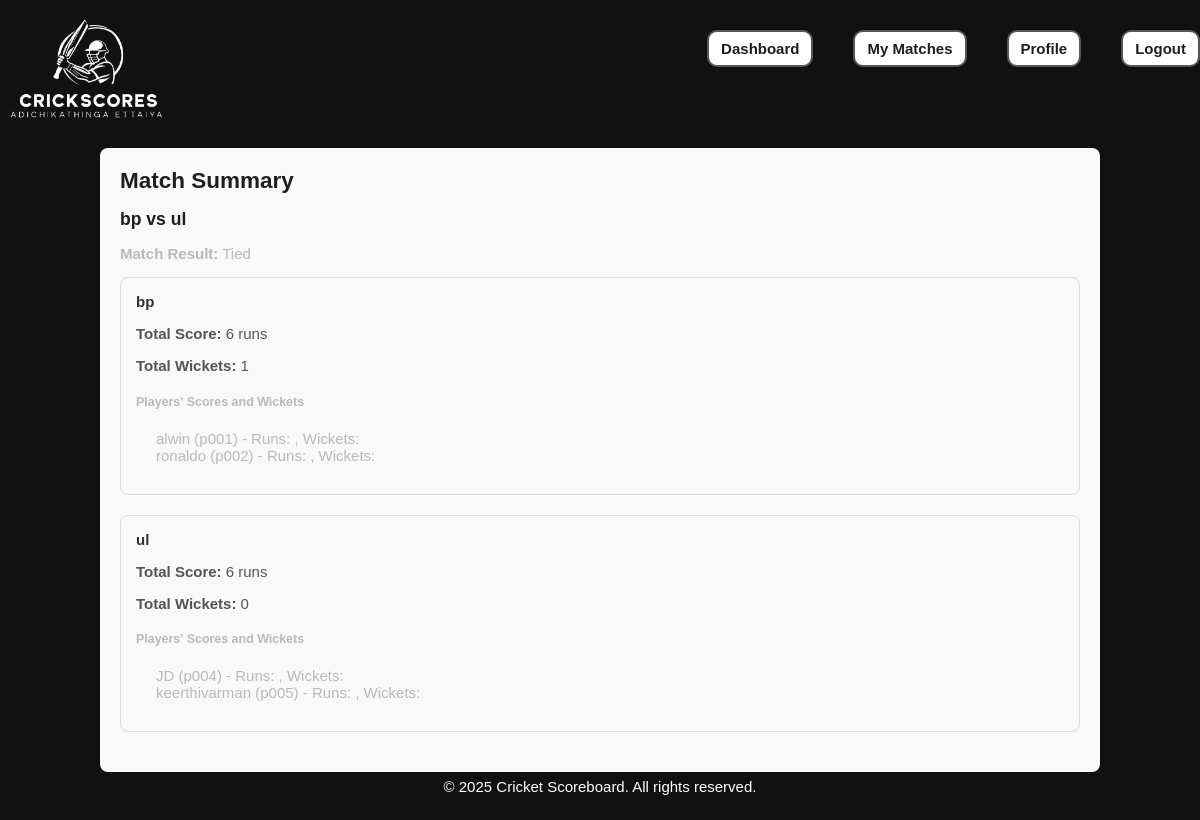
/match_summary.php?match_id=5 (signed in), run on the app's committed database.
### tables this page shows
CREATE TABLE `matches` (
  `match_id` int(11) NOT NULL,
  `team1_name` varchar(255) NOT NULL,
  `team2_name` varchar(255) NOT NULL,
  `team1_players` text,
  `team2_players` text,
  `overs` int(11) NOT NULL,
  `wickets_allowed` int(11) NOT NULL,
  `toss_winner_team` varchar(255) DEFAULT NULL,
  `batting_team` varchar(255) DEFAULT NULL,
  `bowling_team` varchar(255) DEFAULT NULL,
  `match_date` timestamp NOT NULL DEFAULT CURRENT_TIMESTAMP
);

### functions.php (called while the page is built, shortened)
<?php
function getPlayerName($conn, $playerId) {
    $sql = "SELECT name FROM users WHERE player_id = ?";
    $stmt = $conn->prepare($sql);
    $stmt->bind_param("s", $playerId);
    $stmt->execute();
    $result = $stmt->get_result();
    if ($result->num_rows > 0) {
        $row = $result->fetch_assoc();
        return $row['name'];
    } else {
        return null;
    }
}
function getMatchDetails($conn, $matchId) {
    $sql = "SELECT * FROM matches WHERE match_id = ?";
    $stmt = $conn->prepare($sql);
    $stmt->bind_param("i", $matchId);
    $stmt->execute();
    $result = $stmt->get_result();
    if ($result->num_rows > 0) {
        return $result->fetch_assoc();
    } else {
        return null;
    }
}
?>

### match_summary.php (the view, shortened to what this page needs)
<?php
include_once '../includes/header.php';
$match_id = $_GET['match_id'];
$match_details = getMatchDetails($conn, $match_id);
$team1_players_ids = explode(',', $match_details['team1_players']);
$team2_players_ids = explode(',', $match_details['team2_players']);
function getPlayerStats($conn, $match_id, $playerId, $innings_table) {
    $sql = "SELECT SUM(score) AS total_score, SUM(wicket) AS total_wickets FROM $innings_table WHERE match_id = ? AND batting_player_id = ?";
    $stmt = $conn->prepare($sql);
    $stmt->bind_param("is", $match_id, $playerId);
    $stmt->execute();
    $result = $stmt->get_result();
    $stats = $result->fetch_assoc();
    return $stats ? $stats : ['total_score' => 0, 'total_wickets' => 0];
}
$team1_total_score = 0;
$team1_total_wickets = 0;
$team2_total_score = 0;
$team2_total_wickets = 0;
$sql_team1_summary = "SELECT SUM(score) AS total_score, SUM(wicket) AS total_wickets FROM innings1_scores WHERE match_id = ?";
$stmt_team1_summary = $conn->prepare($sql_team1_summary);
$stmt_team1_summary->bind_param("i", $match_id);
$stmt_team1_summary->execute();
$result_team1_summary = $stmt_team1_summary->get_result();
if ($result_team1_summary->num_rows > 0) {
    $row_team1_summary = $result_team1_summary->fetch_assoc();
    $team1_total_score = $row_team1_summary['total_score'] ?? 0;
    $team1_total_wickets = $row_team1_summary['total_wickets'] ?? 0;
}
$sql_team2_summary = "SELECT SUM(score) AS total_score, SUM(wicket) AS total_wickets FROM innings2_scores WHERE match_id = ?";
$stmt_team2_summary = $conn->prepare($sql_team2_summary);
$stmt_team2_summary->bind_param("i", $match_id);
$stmt_team2_summary->execute();
$result_team2_summary = $stmt_team2_summary->get_result();
if ($result_team2_summary->num_rows > 0) {
    $row_team2_summary = $result_team2_summary->fetch_assoc();
    $team2_total_score = $row_team2_summary['total_score'] ?? 0;
    $team2_total_wickets = $row_team2_summary['total_wickets'] ?? 0;
}
$winning_team = '';
if ($team1_total_score > $team2_total_score) {
    $winning_team = $match_details['team1_name'];
} else if ($team2_total_score > $team1_total_score) {
    $winning_team = $match_details['team2_name'];
} else {
    $winning_team = "Match Tied";
}
?>
<div class="main-wrapper">
<div class="container match-summary-container">
    <h2>Match Summary</h2>
    <h3><?php echo htmlspecialchars($match_details['team1_name']); ?> vs <?php echo htmlspecialchars($match_details['team2_name']); ?></h3>
    <?php if ($winning_team != "Match Tied"): ?>
        <p><strong>Winning Team:</strong> <?php echo htmlspecialchars($winning_team); ?></p>
    <?php else: ?>
        <p><strong>Match Result:</strong> Tied</p>
    <?php endif; ?>
    <div class="team-summary">
        <h4><?php echo htmlspecialchars($match_details['team1_name']); ?></h4>
        <p><strong>Total Score:</strong> <?php echo htmlspecialchars($team1_total_score); ?> runs</p>
        <p><strong>Total Wickets:</strong> <?php echo htmlspecialchars($team1_total_wickets); ?></p>
        <h5>Players' Scores and Wickets</h5>
        <ul>
            <?php foreach ($team1_players_ids as $player_id): ?>
                <li>
                    <?php $player_stats = getPlayerStats($conn, $match_id, $player_id, 'innings1_scores'); ?>
                    <?php echo htmlspecialchars(getPlayerName($conn, $player_id)); ?> (<?php echo htmlspecialchars($player_id); ?>) - Runs: <?php echo htmlspecialchars($player_stats['total_score']); ?>, Wickets: <?php echo htmlspecialchars($player_stats['total_wickets']); ?>
                </li>
            <?php endforeach; ?>
        </ul>
    </div>
    <div class="team-summary">
        <h4><?php echo htmlspecialchars($match_details['team2_name']); ?></h4>
        <p><strong>Total Score:</strong> <?php echo htmlspecialchars($team2_total_score); ?> runs</p>
        <p><strong>Total Wickets:</strong> <?php echo htmlspecialchars($team2_total_wickets); ?></p>
        <h5>Players' Scores and Wickets</h5>
        <ul>
            <?php foreach ($team2_players_ids as $player_id): ?>
                <li>
                    <?php $player_stats = getPlayerStats($conn, $match_id, $player_id, 'innings2_scores'); ?>
                    <?php echo htmlspecialchars(getPlayerName($conn, $player_id)); ?> (<?php echo htmlspecialchars($player_id); ?>) - Runs: <?php echo htmlspecialchars($player_stats['total_score']); ?>, Wickets: <?php echo htmlspecialchars($player_stats['total_wickets']); ?>
                </li>
            <?php endforeach; ?>
        </ul>
    </div>
</div>
</div>
<?php include_once '../includes/footer.php'; ?>

### style.css (style rules this page uses)
body { font-family: Arial, sans-serif; margin: 0; padding: 0; background-color: #000000ee; color: #333; justify-content: center; align-items: center; color: hsl(180, 4%, 72%); padding-top: 80px; }
.main-wrapper { min-height: calc(100vh - 80px); display: flex; justify-content: center; align-items: center; padding-top: 20px; }
body, button, input { font-family: 'Red Hat Display', sans-serif; font-size: 0.938rem; }
h1, h2, h3 { color: #000000e1; font-weight: 700; }
ul { list-style: none; }
.container { margin: 0 auto; }
.container { width: 80%; margin: 20px auto; padding: 20px; background-color: rgb(243, 243, 243); border-radius: 8px; box-shadow: 0 0 10px rgba(0, 0, 0, 0.1); }
.match-summary-container { background-color: #f9f9f9; padding: 20px; border-radius: 8px; }
.match-summary-container h2, .match-summary-container h3 { margin-top: 0; margin-bottom: 15px; }
.team-summary { margin-bottom: 20px; padding: 15px; border: 1px solid #ddd; border-radius: 8px; }
.team-summary h4 { margin-top: 0; margin-bottom: 10px; color: #333; }
.team-summary p { margin-bottom: 8px; color: #555; }
.team-summary ul { list-style: none; padding-left: 20px; }

### data on the page
matches: team1_name "bp", team2_name "ul", team1_players "p001", team1_players "p002", team2_players "p004", team2_players "p005"

### other printed values
$team1_total_score "6"
$team1_total_wickets "1"
getPlayerName($conn, $player_id) "alwin"
getPlayerName($conn, $player_id) "ronaldo"
$team2_total_score "6"
$team2_total_wickets "0"
getPlayerName($conn, $player_id) "JD"
getPlayerName($conn, $player_id) "keerthivarman"
